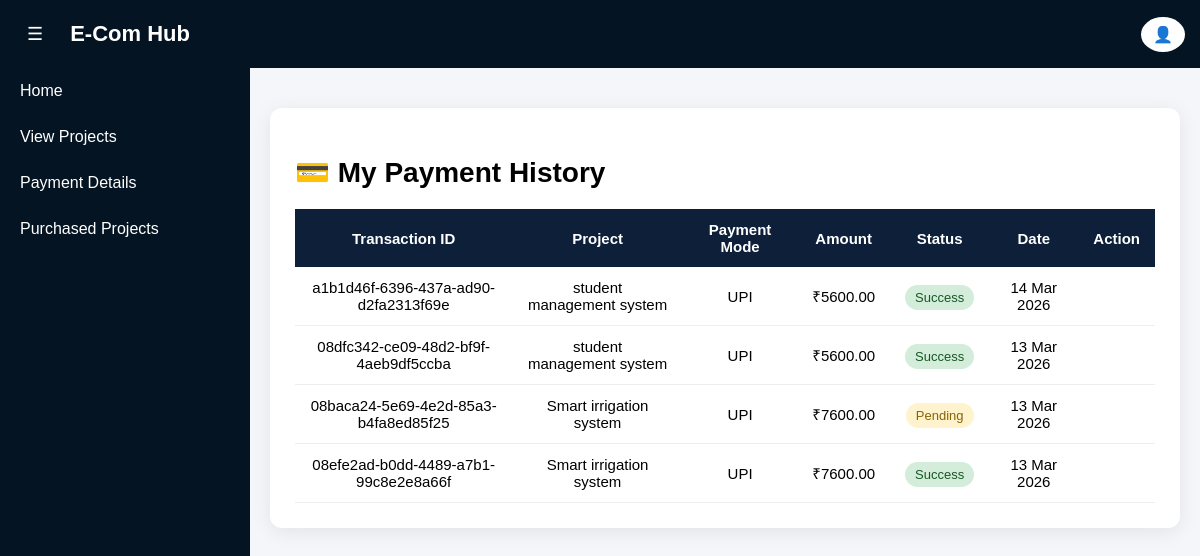
Before: /payment-details/ (signed in) with the older database file.
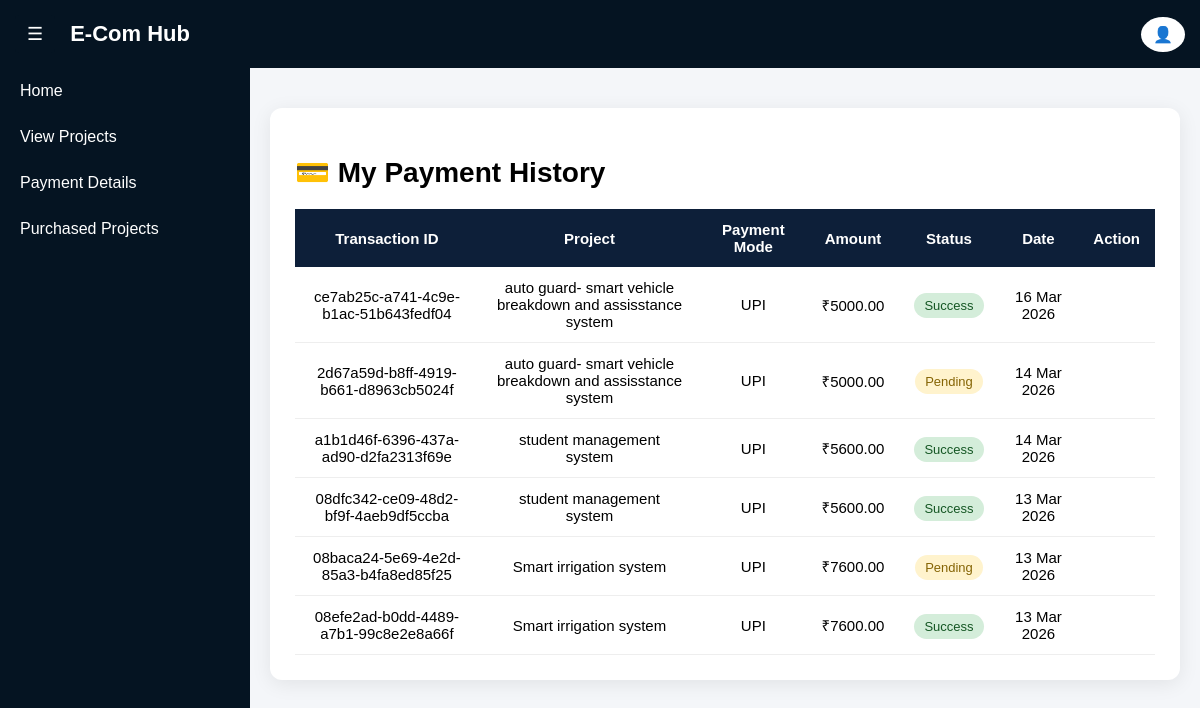
After: the same page with the newer database file.
### ecom_app/models.py (models this page shows, shortened)
class Payment(models.Model):
    PAYMENT_STATUS = (
        ('PENDING', 'Pending'),
        ('SUCCESS', 'Success'),
        ('FAILED', 'Failed'),
    )
    PAYMENT_MODE = (
        ('UPI', 'UPI'),
        ('DEBIT_CARD', 'Debit Card'),
        ('CREDIT_CARD', 'Credit Card'),
        ('WALLET', 'Wallet'),
    )
    user = models.ForeignKey(CustomUser, on_delete=models.CASCADE)
    project = models.ForeignKey(Project, on_delete=models.CASCADE)
    transaction_id = models.CharField(max_length=255, unique=True)
    phonepe_transaction_id = models.CharField(max_length=255, blank=True, null=True)
    payment_mode = models.CharField(max_length=20, choices=PAYMENT_MODE)
    amount = models.DecimalField(max_digits=10, decimal_places=2)
    status = models.CharField(max_length=10, choices=PAYMENT_STATUS, default='PENDING')
    payment_response = models.TextField(blank=True, null=True)
    created_at = models.DateTimeField(default=timezone.now)

class Project(models.Model):
    CATEGORY_CHOICES = (
        ('AI', 'Artificial Intelligence'),
        ('ML', 'Machine Learning'),
        ('DL', 'Deep Learning'),
        ('WEB', 'Web Development'),
        ('IOT', 'Internet of Things'),
        ('DATA', 'Data Science'),
    )
    title = models.CharField(max_length=255)
    video = models.FileField(upload_to='videos/', null=True, blank=True)
    description = models.TextField()
    category = models.CharField(max_length=50, choices=CATEGORY_CHOICES)
    price = models.DecimalField(max_digits=10, decimal_places=2)
    google_drive_link = models.URLField()
    project_image = models.ImageField(upload_to='projects/', null=True, blank=True)
    created_at = models.DateTimeField(auto_now_add=True)

### ecom_app/user_side.py (the view)
# urls.py: path('payment-details/',views.payment_details,name='payment_details'),
@login_required
def payment_details(request):
    payments = Payment.objects.filter(user=request.user).order_by('-created_at')
    return render(request, "user/payment_details.html", {"payments": payments})

### ecom_app/templates/user/payment_details.html (shortened to what this page needs)
{% extends "user/user_base.html" %} {% block content %}
<div class="payment-card">
  <h2 class="page-title">💳 My Payment History</h2>
  <table class="payment-table">
    <thead>
      <tr>
        <th>Transaction ID</th>
        <th>Project</th>
        <th>Payment Mode</th>
        <th>Amount</th>
        <th>Status</th>
        <th>Date</th>
        <th>Action</th>
      </tr>
    </thead>
    <tbody>
      {% for payment in payments %}
      <tr>
        <td>{{ payment.transaction_id }}</td>
        <td>{{ payment.project.title }}</td>
        <td>{{ payment.payment_mode }}</td>
        <td>₹{{ payment.amount }}</td>
        <td>
          {% if payment.status == "SUCCESS" %}
          <span class="status-success">Success</span>
          {% else %}
          <span class="status-pending">Pending</span>
          {% endif %}
        </td>
        <td>{{ payment.created_at|date:"d M Y" }}</td>
        <td>
        </td>
      </tr>
      {% empty %}
      <tr>
        <td colspan="7" class="empty-msg">No Payment History Found</td>
      </tr>
      {% endfor %}
    </tbody>
  </table>
</div>
{% endblock %}

Changed rows visible on the page:
added Payment: transaction_id "ce7ab25c-a741-4c9e-b1ac-51b643fedf04", project "auto guard- smart vehicle breakdown and assisstance system", payment_mode "UPI", amount "5000.00", status "Success", created_at "16 Mar 2026"
added Payment: transaction_id "2d67a59d-b8ff-4919-b661-d8963cb5024f", project "auto guard- smart vehicle breakdown and assisstance system", payment_mode "UPI", amount "5000.00", status "Pending", created_at "14 Mar 2026"
